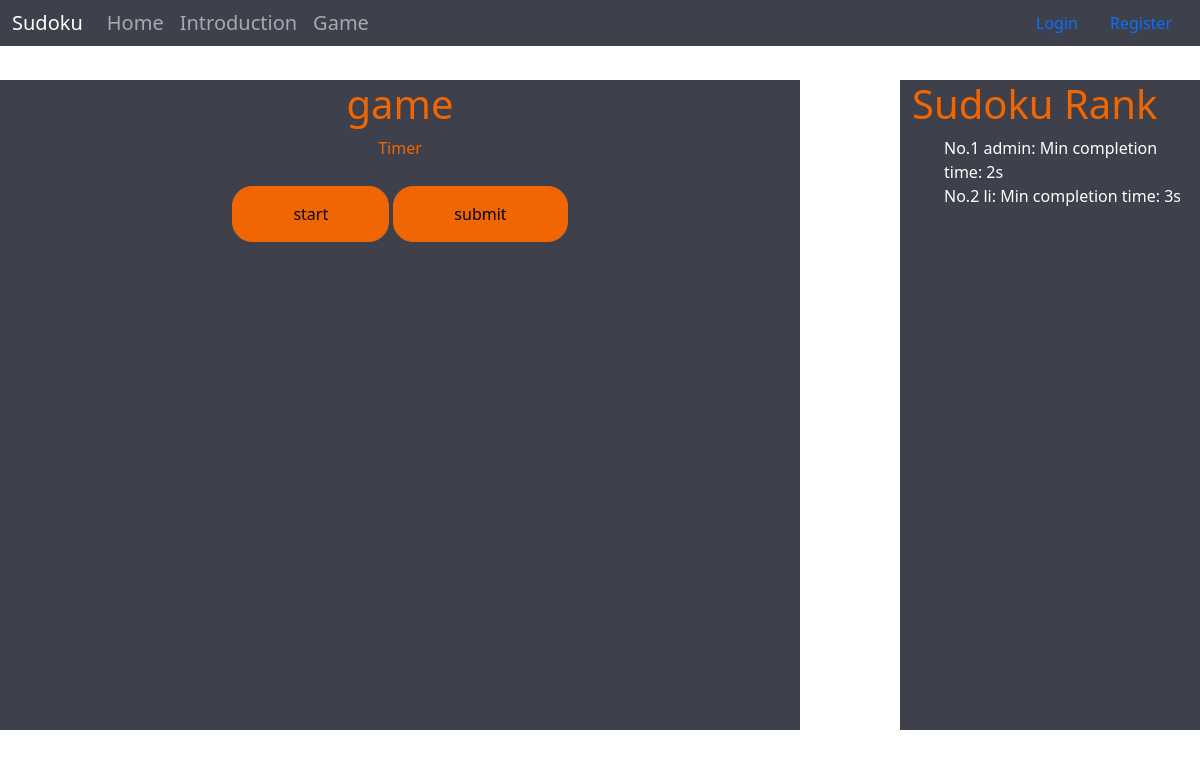
Screenshot of /game with the database file from the repository.
### app/models.py (models this page shows, shortened)
class User(db.Model):
    __tablename__ = "user"
    id = db.Column(db.Integer, primary_key=True, autoincrement=True)
    username = db.Column(db.String(64), unique=True, nullable=False)
    password = db.Column(db.String(128), nullable=False)
    user_type = db.Column(db.Integer, nullable=False)
    head_pic_url = db.Column(db.String(256))

### app/routes.py (the view, shortened to what this page needs)
@app.route('/game', methods=['GET', 'POST'])
def game():
    if request.method == "GET":
        game_bank_obj_old = GameBank.query.filter(GameBank.current_game != '').first()
        time_now = time.strftime("%Y%m%d", time.localtime())
        if game_bank_obj_old.current_game != time_now:
            game_bank_obj_old.current_game = ''
            db.session.merge(game_bank_obj_old)
            db.session.commit()
            game_bank_obj_next = GameBank.query.filter(GameBank.id == game_bank_obj_old.id+1).first()
            if game_bank_obj_next:
                game_bank_obj_next.current_game = time_now
                db.session.merge(game_bank_obj_next)
                db.session.commit()
            else:
                game_bank_obj_next = GameBank.query.filter(GameBank.id == 1).first()
                game_bank_obj_next.current_game = time_now
                db.session.merge(game_bank_obj_next)
                db.session.commit()
            game_bank_obj = game_bank_obj_next
        else:
            game_bank_obj = game_bank_obj_old
        if g.user:
            random.seed(g.user.id)
            user_flag = g.user
            is_admin = User.query.filter(User.id == g.user.id).first().user_type
        else:
            random.seed(1)
            user_flag = None
            is_admin = 1
        random_list = random.sample(range(0, 81), 43)
        player_best_ranks = db.session.query(GameResult.playerId,
                                             func.min(GameResult.time_spent)).group_by(GameResult.playerId).order_by(
            GameResult.time_spent).all()
        rank_list = list()
        for i in range(len(player_best_ranks)):
            temp_dict = dict()
            temp_dict["player_name"] = User.query.filter(User.id == player_best_ranks[i][0]).first().username
            temp_dict["best_mark"] = player_best_ranks[i][1]
            temp_dict["rank"] = i + 1
            rank_list.append(temp_dict)
        return render_template('game.html', game=game_bank_obj.game.split(','), random_list=random_list, user_flag=user_flag, rank_list=rank_list, is_admin=is_admin)

### app/__init__.py (called while the page is built)
@app.before_request
def before_request():
    username = session.get('username')
    if username:
        user_ogj = User.query.filter(User.username == username).first()
        setattr(g, 'user', user_ogj)
    else:
        setattr(g, 'user', None)

@app.context_processor
def context_processor():
    if hasattr(g, 'user'):
        return {'user': g.user}
    else:
        return {}

### app/templates/game.html (shortened to what this page needs)
    {% extends "base.html" %}
    {% block content %}
    <link href="static/css/game.css" rel="stylesheet">
    <div class="container-xxl">
      <div class="row">
        <div class="col-lg-8 game" >
            <h1>game</h1>
            <p id="sclock">Timer</p>
            <div class="button">
            {% if user_flag %}
                <button  id="start_button" onclick="start_game(); startTimer()" >start</button>
            {% else %}
                <button  id="start_button_no_user" onclick="javascript:window.location.href='/login'" >start</button>
            {% endif %}
            <button  id="submit_table" onclick="get_table_num()" >submit</button>
        </div>
        </div>
        <div class="col-lg-3 offset-lg-1 rank">
            <h1>Sudoku Rank</h1>
            <ul id="rank_ul">
                {% if rank_list | length < 10 %}
                {% for rank_line in rank_list %}
                    <li> No.{{rank_line.rank}}   {{rank_line.player_name}}: Min completion time: {{rank_line.best_mark}}s</li>
                {% endfor %}
                {% else %}
                {% for i in [0,1,2,3,4,5,6,7,8,9] %}
                    <li> {{i}}. {{rank_line[i].player_name}}: best rank {{rank_line[i].best_mark}}</li>
                {% endfor %}
                {% endif %}
            </ul>
        </div>
      </div>
</div>
    {% endblock %}

### app/static/css/style.css (style rules this page uses)
body { background:url(../bg.png) no-repeat; margin: 0px; background-size: 100% 100%; background-attachment: fixed; }

### app/static/css/game.css (style rules this page uses)
body { background:url(../bg.png) no-repeat; margin: 0px; background-size: 100% 100%; background-attachment: fixed; }
h1 { color:#ef6603; }
#sclock { color:#ef6603; }
.game { background-color: rgba(42, 44, 57, 0.9); height:650px; text-align:center; }
.button { text-align: center; }
#start_button, #submit_table, #submit_form,#upload_button, #start_button_no_user { background-color:#ef6603; border-radius: 20px; padding:15px 60px; margin-top:10px; border:#ef6603 solid 1px; }
.rank { background-color: rgba(42, 44, 57, 0.9); }
.rank ul li { color: white; list-style: none; }

### rows the page displays
User: rank "1", player_name "admin", best_mark "2"
User: rank "2", player_name "li", best_mark "3"
